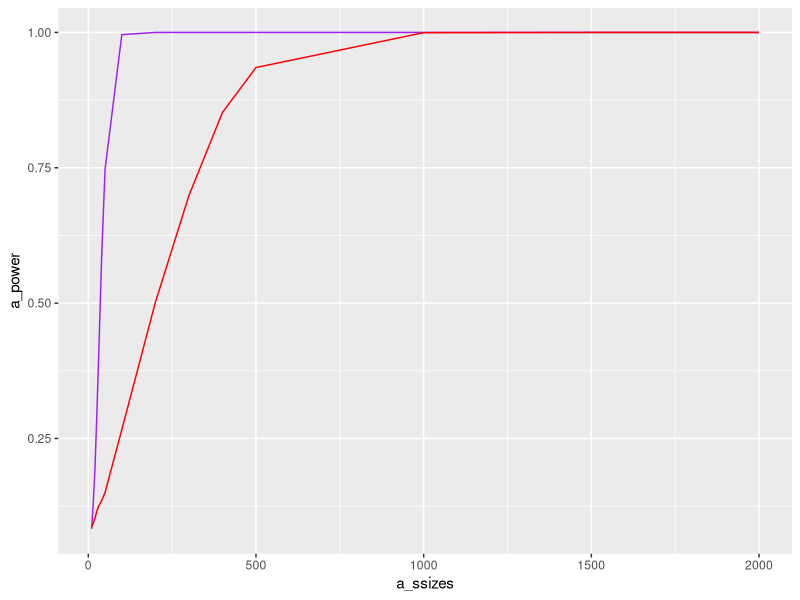

This figure's R source:
library(ggplot2)

a <- read.table("unifKSstandardized.csv")

a <- data.frame(a)
a_ssizes <- a[,1]
a_power <- seq(0, 1, 10)

ggplot(a, aes(x=a_ssizes, y=a_power)) + 
  geom_line(aes(y=powerSW), color="purple") +
  geom_line(aes(y=powerKS), color="red")
